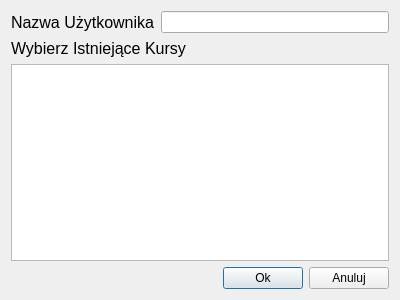
<?xml version="1.0" encoding="UTF-8"?>
<ui version="4.0">
 <class>CreateUserDialog</class>
 <widget class="QDialog" name="CreateUserDialog">
  <property name="geometry">
   <rect>
    <x>0</x>
    <y>0</y>
    <width>400</width>
    <height>300</height>
   </rect>
  </property>
  <property name="windowTitle">
   <string>Stwórz użytkownika</string>
  </property>
  <property name="windowIcon">
   <iconset resource="resources.qrc">
    <normaloff>:/icons/logo.png</normaloff>:/icons/logo.png</iconset>
  </property>
  <layout class="QVBoxLayout" name="verticalLayout_3">
   <item>
    <layout class="QVBoxLayout" name="verticalLayout_2">
     <item>
      <layout class="QHBoxLayout" name="horizontalLayout">
       <item>
        <widget class="QLabel" name="label">
         <property name="font">
          <font>
           <pointsize>12</pointsize>
          </font>
         </property>
         <property name="text">
          <string>Nazwa Użytkownika</string>
         </property>
        </widget>
       </item>
       <item>
        <widget class="QLineEdit" name="userNameEdit">
         <property name="maxLength">
          <number>20</number>
         </property>
        </widget>
       </item>
      </layout>
     </item>
     <item>
      <layout class="QVBoxLayout" name="verticalLayout">
       <item>
        <widget class="QLabel" name="label_2">
         <property name="font">
          <font>
           <pointsize>12</pointsize>
          </font>
         </property>
         <property name="text">
          <string>Wybierz Istniejące Kursy</string>
         </property>
        </widget>
       </item>
       <item>
        <widget class="QListWidget" name="listWidget">
         <property name="font">
          <font>
           <pointsize>12</pointsize>
          </font>
         </property>
         <property name="editTriggers">
          <set>QAbstractItemView::NoEditTriggers</set>
         </property>
         <property name="selectionMode">
          <enum>QAbstractItemView::NoSelection</enum>
         </property>
        </widget>
       </item>
      </layout>
     </item>
    </layout>
   </item>
   <item>
    <layout class="QHBoxLayout" name="horizontalLayout_2">
     <item>
      <spacer name="horizontalSpacer">
       <property name="orientation">
        <enum>Qt::Horizontal</enum>
       </property>
       <property name="sizeHint" stdset="0">
        <size>
         <width>40</width>
         <height>20</height>
        </size>
       </property>
      </spacer>
     </item>
     <item>
      <widget class="QPushButton" name="acceptButton">
       <property name="text">
        <string>Ok</string>
       </property>
      </widget>
     </item>
     <item>
      <widget class="QPushButton" name="rejectButton">
       <property name="text">
        <string>Anuluj</string>
       </property>
      </widget>
     </item>
    </layout>
   </item>
  </layout>
 </widget>
 <resources>
  <include location="resources.qrc"/>
 </resources>
 <connections/>
</ui>
